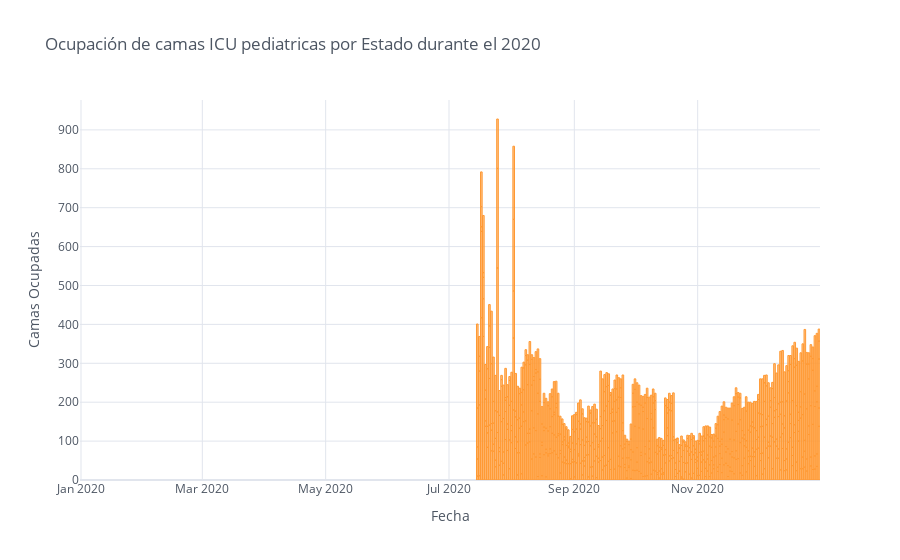

Notebook code cell kept with this figure:
### Code cell
mascara.iplot(kind='bar',x='date',y='total_pediatric_patients_hospitalized_confirmed_covid' ,xTitle='Fecha',yTitle='Camas Ocupadas',title='Ocupación de camas ICU pediatricas por Estado durante el 2020')

### Figure 1 — Plotly figure (JSON) as saved in the notebook; plotly's stock layout.template omitted (floating-point values rounded to 4 significant figures; data arrays with more than 128 entries replaced by an {"elided": "..."} marker saying what was removed)
{"data": [{"marker": {"color": "rgba(255, 153, 51, 0.6)", "line": {"color": "rgba(255, 153, 51, 1.0)", "width": 1}}, "name": "total_pediatric_patients_hospitalized_confirmed_covid", "orientation": "v", "text": "", "type": "bar", "x": {"elided": "1583 str values"}, "y": {"elided": "1583 mixed values"}}], "layout": {"legend": {"bgcolor": "#FFFFFF", "font": {"color": "#4D5663"}}, "paper_bgcolor": "#FFFFFF", "plot_bgcolor": "#FFFFFF", "title": {"font": {"color": "#4D5663"}, "text": "Ocupación de camas ICU pediatricas por Estado durante el 2020"}, "xaxis": {"gridcolor": "#E1E5ED", "showgrid": true, "tickfont": {"color": "#4D5663"}, "title": {"font": {"color": "#4D5663"}, "text": "Fecha"}, "zerolinecolor": "#E1E5ED"}, "yaxis": {"gridcolor": "#E1E5ED", "showgrid": true, "tickfont": {"color": "#4D5663"}, "title": {"font": {"color": "#4D5663"}, "text": "Camas Ocupadas"}, "zerolinecolor": "#E1E5ED"}}}
